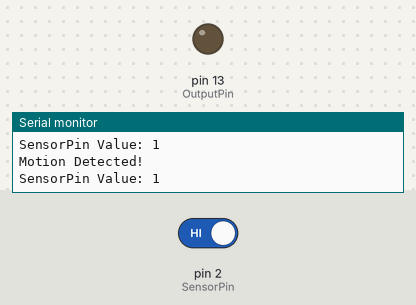
The sketch below on a simulated Arduino Uno, built with avr-gcc and run on an emulated ATmega328P. Parts: output pins drawn as LEDs (lit = HIGH), the last lines printed to the serial monitor. Inputs (shaded band) come from the test bench; at power-on: pin 2 (SensorPin) HIGH.

Above: at 2.8 s.
2.9 s: pin 2 (SensorPin) driven LOW
At 4.3 s:
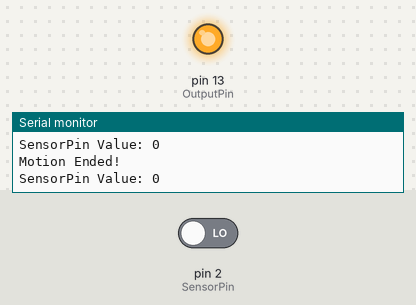
5.5 s: pin 2 (SensorPin) driven HIGH
At 7.8 s:
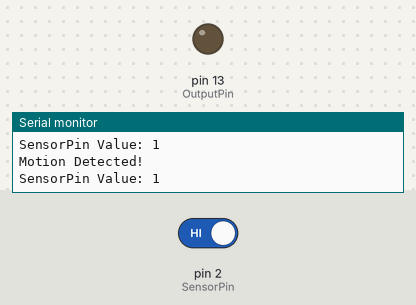
Timing chart, 0 to 9.3 s (numbered marks = the images above; inputs shaded):
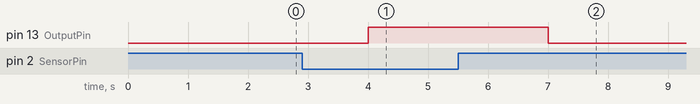

Measured:
- after the input at 2.9 s, pin 13 (OutputPin): LOW → HIGH after 1.1 s
- after the input at 5.5 s, pin 13 (OutputPin): HIGH → LOW after 1.5 s

The sketch:

infrared_HW201.ino
```cpp
int SensorPin = 2;
int OutputPin = 13;

void setup() {
  pinMode(OutputPin, OUTPUT);
  Serial.println("Serial Working");
  pinMode(SensorPin, INPUT);
  Serial.begin(9600);
}

void loop() {
  int SensorValue = digitalRead(SensorPin);

  Serial.print("SensorPin Value: ");
  Serial.println(SensorValue);
  delay(1000);
  if (SensorValue==LOW){ // LOW MEANS Object Detected
    digitalWrite(OutputPin, HIGH);
    Serial.println("Motion Ended!");
  }
  else
  {
    digitalWrite(OutputPin, LOW);
    Serial.println("Motion Detected!");
  }
}
```
